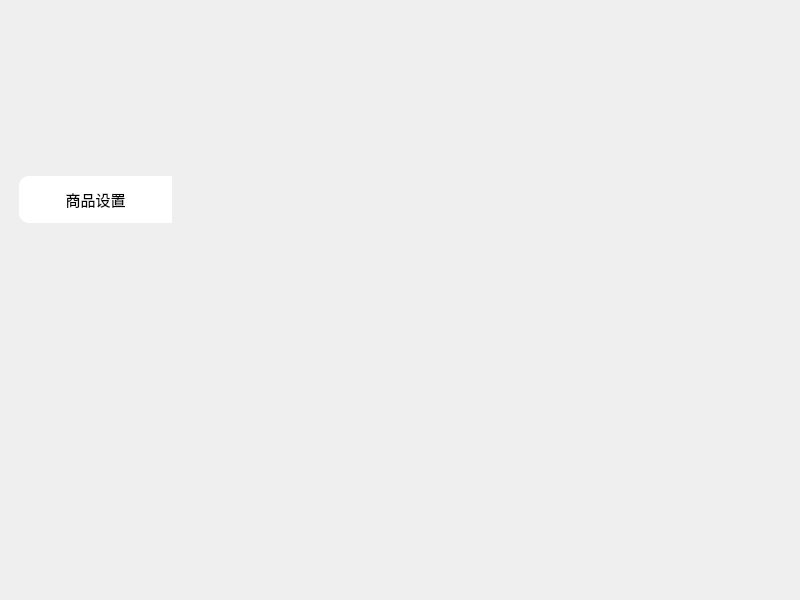
<?xml version="1.0" encoding="UTF-8"?>
<ui version="4.0">
 <class>SetGoodsGuideWidget</class>
 <widget class="QWidget" name="SetGoodsGuideWidget">
  <property name="geometry">
   <rect>
    <x>0</x>
    <y>0</y>
    <width>800</width>
    <height>600</height>
   </rect>
  </property>
  <property name="windowTitle">
   <string>Form</string>
  </property>
  <layout class="QVBoxLayout" name="verticalLayout">
   <property name="spacing">
    <number>0</number>
   </property>
   <property name="leftMargin">
    <number>0</number>
   </property>
   <property name="topMargin">
    <number>0</number>
   </property>
   <property name="rightMargin">
    <number>0</number>
   </property>
   <property name="bottomMargin">
    <number>0</number>
   </property>
   <item>
    <widget class="QWidget" name="widget" native="true">
     <widget class="QPushButton" name="pushButton">
      <property name="geometry">
       <rect>
        <x>211</x>
        <y>263</y>
        <width>300</width>
        <height>150</height>
       </rect>
      </property>
      <property name="text">
       <string/>
      </property>
      <property name="flat">
       <bool>true</bool>
      </property>
     </widget>
     <widget class="QLabel" name="label">
      <property name="geometry">
       <rect>
        <x>19</x>
        <y>176</y>
        <width>153</width>
        <height>47</height>
       </rect>
      </property>
      <property name="styleSheet">
       <string notr="true">background-color: rgb(255, 255, 255);
font-size:15px;
border-top-left-radius:10px;
border-bottom-left-radius:10px;

</string>
      </property>
      <property name="text">
       <string>商品设置</string>
      </property>
      <property name="alignment">
       <set>Qt::AlignCenter</set>
      </property>
     </widget>
    </widget>
   </item>
  </layout>
 </widget>
 <resources/>
 <connections/>
</ui>
